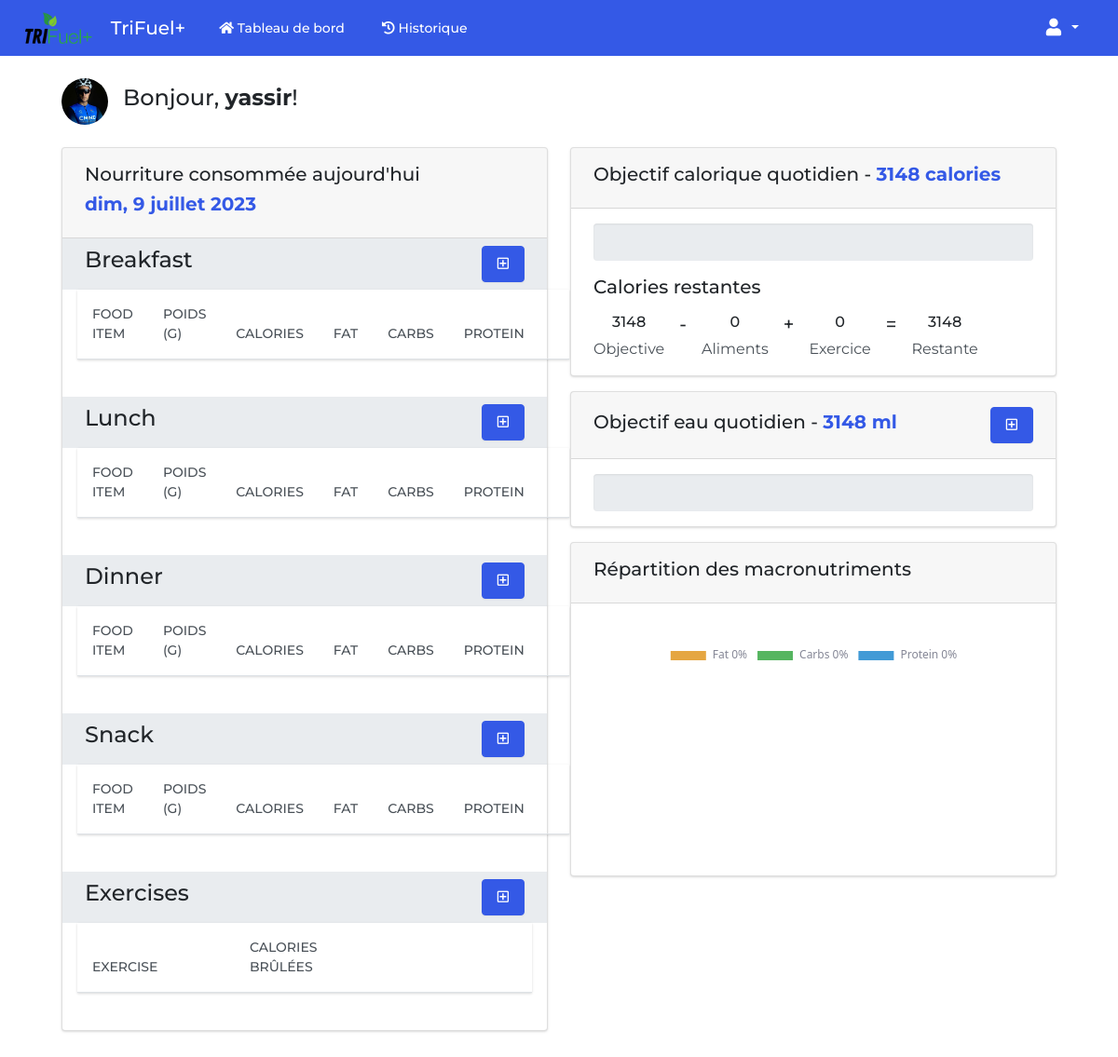
Before: /dashboard (signed in) with the older database file.
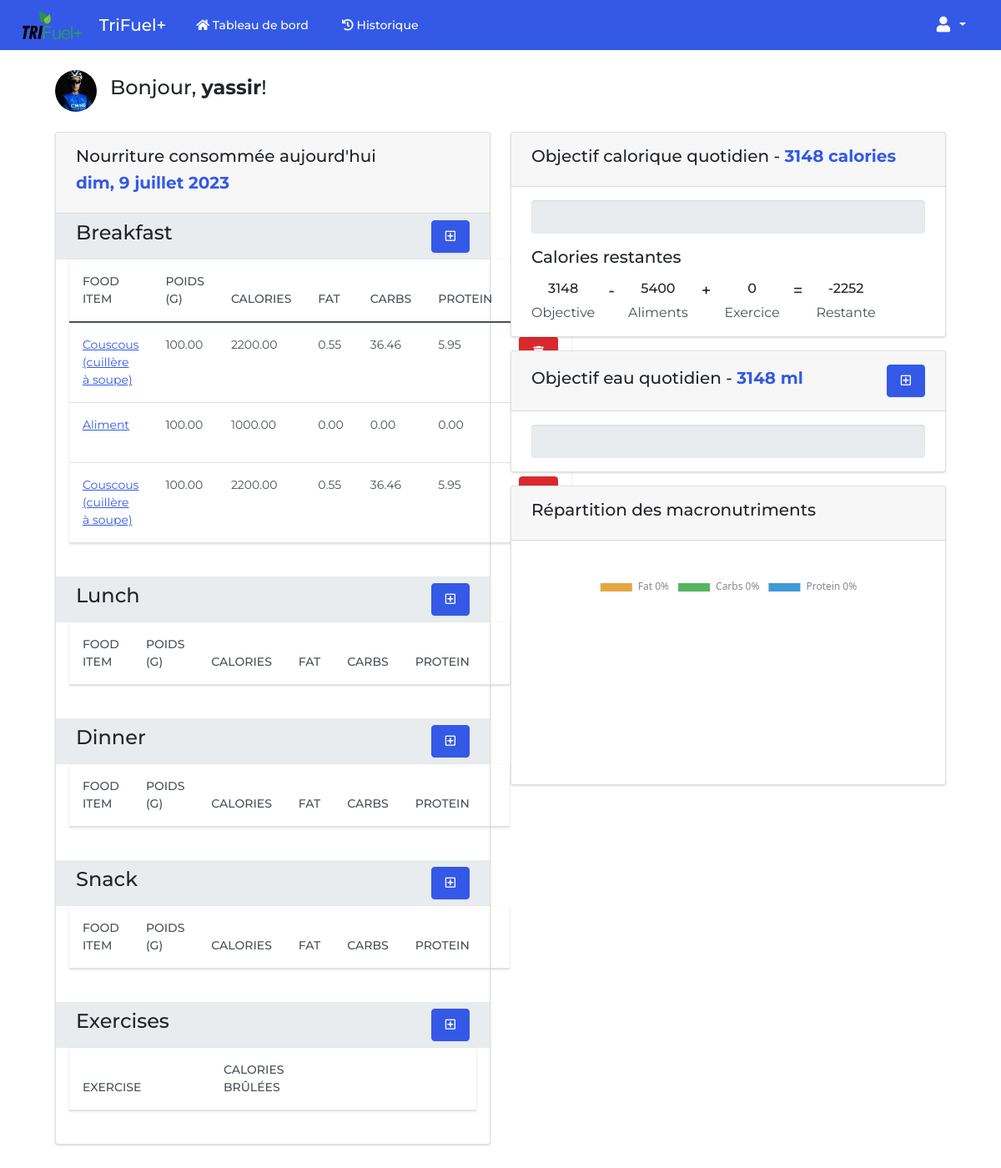
After: the same page with the newer database file.
### foodtracker/models.py (models this page shows, shortened)
class DailyFoodDetails(models.Model):
    class DaySection(models.TextChoices):
        BREAKFAST = ('BREAKFAST', 'Breakfast')
        LUNCH = ('LUNCH', 'Lunch')
        DINNER = ('DINNER', 'Dinner')
        SNACK = ('SNACK', 'Snack')
    detail_food = models.ForeignKey(DailyFood, on_delete=models.CASCADE, related_name='dailyfooddetails')
    aliment = models.ForeignKey(Aliment, null=True, on_delete=models.CASCADE)
    day_section = models.CharField(max_length=15, choices=DaySection.choices)
    weight_g = models.DecimalField(max_digits=8, decimal_places=2)
    energy_value = models.DecimalField(max_digits=8, decimal_places=2)
    total_energy_value = models.DecimalField(max_digits=8, decimal_places=2, null=True)
    protein =  models.DecimalField(max_digits=7, decimal_places=2)
    carboheidrates = models.DecimalField(max_digits=7, decimal_places=2)
    fat = models.DecimalField(max_digits=7, decimal_places=2)
    class Meta:
        db_table = 'dailyfooddetails'

class Aliment(models.Model):
    image = models.ImageField(upload_to='images/')
    name = models.CharField(max_length=255)
    category = models.ForeignKey(AlimentCategory, null=True, on_delete=models.SET_NULL, related_name='aliments')
    weight_g = models.DecimalField(max_digits=8, decimal_places=2)
    energy_value = models.DecimalField(max_digits=8, decimal_places=2)
    total_energy_value = models.DecimalField(max_digits=8, decimal_places=2, null=True)
    protein =  models.DecimalField(max_digits=7, decimal_places=2)
    carboheidrates = models.DecimalField(max_digits=7, decimal_places=2)
    fat = models.DecimalField(max_digits=7, decimal_places=2)
    class Meta:
        db_table = 'aliments'

### foodtracker/views.py (the view)
# urls.py: path('dashboard', views.dashboard, name='dashboard'),
@login_required
def dashboard(request):
    if request.user.role == User.UserRoles.TRIATHLETE:
        try:
            daily_food = DailyFood.objects.get(date=timezone.localdate(), athlete_id=request.user.id)
            daily_food_details = DailyFoodDetails.objects.filter(detail_food__id=daily_food.id)
            breakfast = daily_food_details.filter(day_section=DailyFoodDetails.DaySection.BREAKFAST)
            lunch = daily_food_details.filter(day_section=DailyFoodDetails.DaySection.LUNCH)
            dinner = daily_food_details.filter(day_section=DailyFoodDetails.DaySection.DINNER)
            snack = daily_food_details.filter(day_section=DailyFoodDetails.DaySection.SNACK)
            exercises = DailyExerciseDetails.objects.filter(detail_food__id=daily_food.id)
            goal_count = request.user.profile_triathlete.depense_energetique_journaliere
            aliments_count = builtins.sum(builtins.map(lambda x: x.total_energy_value, daily_food_details))
            exercise_count = builtins.sum(builtins.map(lambda x: x.burned_calories, exercises))
            remaining_count = goal_count - aliments_count + exercise_count
            daily_water_goal = daily_food.daily_water_consumption
            water_consumption_count = daily_food.water_consumption_count
        except DailyFood.DoesNotExist:
            daily_food = DailyFood.objects.create(
                athlete=request.user,
                daily_water_consumption=request.user.profile_triathlete.daily_water_consumption,
            )
            breakfast = []
            lunch = []
            dinner = []
            snack = []
            exercises = []
            goal_count = request.user.profile_triathlete.depense_energetique_journaliere
            aliments_count = 0
            exercise_count = 0
            remaining_count = goal_count - aliments_count + exercise_count
            daily_water_goal = request.user.profile_triathlete.daily_water_consumption
            water_consumption_count = 0
        return render(request, 'athelete_dashboard.html', {
            'breakfast': breakfast,
            'lunch': lunch,
            'dinner': dinner,
            'snack': snack,
            'exercises': exercises,
            'goal_count': goal_count,
            'aliments_count': aliments_count,
            'exercise_count': exercise_count,
            'remaining_count': remaining_count,
            'daily_water_goal': daily_water_goal,
            'water_consumption_count': water_consumption_count,
        })
    elif request.user.role == User.UserRoles.ENTRAINEUR:
        triathlete = Triathlete.objects.all()
        return render(request, 'trainer_dashboard.html', {
            'triathlete': triathlete,
        })
    elif request.user.role == User.UserRoles.ADMIN:
        return redirect(reverse('triathletes'))
    return render(request, 'dashboard.html')

### templates/athelete_dashboard.html (shortened to what the changed rows need)
{% extends 'base.html' %}
{% load static %}
{% block body %}
<div class='py-4 mt-auto'>
  <div class='container-fluid px-4'>
    <div class='row justify-content-center'>
      <div class='col-xl-12'>
        <div class='row'>
          <div class='col-md-6 mt-4'>
            <div class='card bg-secondary mb-3'>
              <div class='card-body' style="padding: 0;">
                <div>
                  <div style="padding: 0 1rem 1.5rem 1rem">
                    <table id='foodtable-fb' class='table table-hover'>
                      <thead>
                        <tr>
                          <th scope='col' class='col-md-2'>Food Item</th>
                          <th scope='col' class='col-md-2'>Poids (g)</th>
                          <th scope='col' class='col-md-2'>Calories</th>
                          <th scope='col' class='col-md-2'>Fat</th>
                          <th scope='col' class='col-md-2'>Carbs</th>
                          <th scope='col' class='col-md-2'>Protein</th>
                          <th scope='col' class='col-md-2'></th>
                        </tr>
                      </thead>
                      <tbody>
                        {% for fb in breakfast %}
                        <tr>
                          <td class='col-md-2'>
                            <a href="{% url 'aliment_detail' pk=fb.aliment.id %}">{{ fb.aliment.name }}</a>
                          </td>
                          <td class='col-md-2'>{{ fb.weight_g }}</td>
                          <td class='col-md-2'>{{ fb.total_energy_value }}</td>
                          <td class='col-md-2'>{{ fb.fat }}</td>
                          <td class='col-md-2'>{{ fb.carboheidrates }}</td>
                          <td class='col-md-2'>{{ fb.protein }}</td>
                          <td>
                            <a class='btn btn-danger' href="{% url 'delete_daily_food' pk=fb.id %}">
                            </a>
                          </td>
                        </tr>
                        {% endfor %}
                      </tbody>
                    </table>
                  </div>
                </div>
                <div>
                  <div style="padding: 0 1rem 1.5rem 1rem">
                    <table id='foodtable-lb' class='table table-hover'>
                      <thead>
                        <tr>
                          <th scope='col' class='col-md-2'>Food Item</th>
                          <th scope='col' class='col-md-2'>Poids (g)</th>
                          <th scope='col' class='col-md-2'>Calories</th>
                          <th scope='col' class='col-md-2'>Fat</th>
                          <th scope='col' class='col-md-2'>Carbs</th>
                          <th scope='col' class='col-md-2'>Protein</th>
                          <th scope='col' class='col-md-2'></th>
                        </tr>
                      </thead>
                    </table>
                  </div>
                </div>
                <div>
                  <div style="padding: 0 1rem 1.5rem 1rem">
                    <table id='foodtable-db' class='table table-hover'>
                      <thead>
                        <tr>
                          <th scope='col' class='col-md-2'>Food Item</th>
                          <th scope='col' class='col-md-2'>Poids (g)</th>
                          <th scope='col' class='col-md-2'>Calories</th>
                          <th scope='col' class='col-md-2'>Fat</th>
                          <th scope='col' class='col-md-2'>Carbs</th>
                          <th scope='col' class='col-md-2'>Protein</th>
                          <th scope='col' class='col-md-2'></th>
                        </tr>
                      </thead>
                    </table>
                  </div>
                </div>
                <div>
                  <div style="padding: 0 1rem 1.5rem 1rem">
                    <table id='foodtable-sn' class='table table-hover'>
                      <thead>
                        <tr>
                          <th scope='col' class='col-md-2'>Food Item</th>
                          <th scope='col' class='col-md-2'>Poids (g)</th>
                          <th scope='col' class='col-md-2'>Calories</th>
                          <th scope='col' class='col-md-2'>Fat</th>
                          <th scope='col' class='col-md-2'>Carbs</th>
                          <th scope='col' class='col-md-2'>Protein</th>
                          <th scope='col' class='col-md-2'></th>
                        </tr>
                      </thead>
                    </table>
                  </div>
                </div>
                <div>
                  <div style="padding: 0 1rem 1.5rem 1rem">
                    <table id='foodtable-ex' class='table table-hover'>
                      <thead>
                        <tr>
                          <th scope='col' class='col-md-2'>Exercise</th>
                          <th scope='col' class='col-md-2'>calories brûlées</th>
                          <th scope='col' class='col-md-2'></th>
                        </tr>
                      </thead>
                    </table>
                  </div>
                </div>
              </div>
            </div>
          </div>
          <div class='col-md-6 mt-4'>
            <div class='card bg-secondary mb-3'>
              <div class='card-body justify-content-center'>
                <div class="mt-3">
                  <div class="d-flex">
                    <div class="d-flex flex-column align-items-center">
                      <div>
                        <h6 id="aliments_count">{{ aliments_count|floatformat:"0" }}</h6>
                      </div>
                    </div>
                    <div class="d-flex flex-column align-items-center">
                      <div>
                        <h6 id="remaining_count">{{ remaining_count|floatformat:"0" }}</h6>
                      </div>
                    </div>
                  </div>
                </div>
              </div>
            </div>
          </div>
        </div>
      </div>
    </div>
  </div>
</div>
{% endblock body %}

Changed rows visible on the page:
added DailyFoodDetails: aliment.name "Couscous (cuillère à soupe)", weight_g "100.00", total_energy_value "2200.00", fat "0.55", carboheidrates "36.46", protein "5.95"
added DailyFoodDetails: aliment.name "Aliment", weight_g "100.00", total_energy_value "1000.00", fat "0.00", carboheidrates "0.00", protein "0.00"
added DailyFoodDetails: aliment.name "Couscous (cuillère à soupe)", weight_g "100.00", total_energy_value "2200.00", fat "0.55", carboheidrates "36.46", protein "5.95"
Other visible differences:
{{ aliments_count|floatformat:"0" }}: "0" → "5400"
{{ remaining_count|floatformat:"0" }}: "3148" → "-2252"
